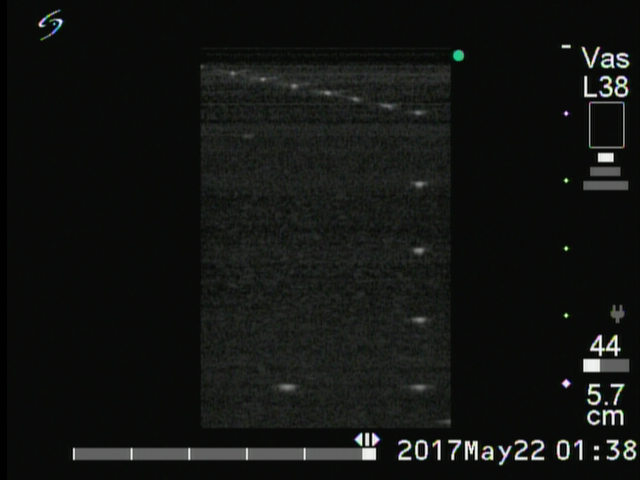
%> input picture hw2_speckle/img/57-low-res.bmp, 640 x 480 px
$ octave hw2_speckle.m   (GNU Octave 9; MATLAB toolbox functions it lacks are replaced by stand-ins)
%> lines starting %> are read from the running program, lines starting %| are printed output that depends on the picture
clear;

DR = 60;
ENUM = 4;
str_enum = ["57-high-pen", "57-high-res", "57-low-pen", "57-low-res", "71-high-pen", "71-high-res", "71-low-pen", "71-low-res"];

dim = [42 428 200 452]; %57, [y1 y2 x1 x2]
xywh_in = [105 100 30 30]; %57 in
xywh_out = [105 300 30 30]; %57 out

% dim = [45 430 227 425]; %71
% xywh_in = [105 100 30 30]; %71 in
% xywh_out = [105 300 30 30]; %71 out
xywh = [xywh_in;xywh_out];

path = strcat('img/', str_enum(ENUM));
tmp = strcat(path, '.bmp');
OriIm = imread(char(tmp));
%> OriIm is the input picture: size 480x640x3 uint8; mean R, G, B 18.6, 20.3, 18.3
GrayIm = double(OriIm);
GrayIm = GrayIm(dim(1):dim(2),dim(3):dim(4));
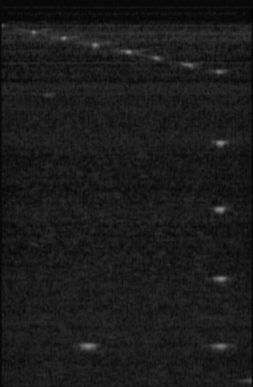
%> GrayIm: size 387x253 double; min 0, max 135, mean 26.4

dBIm = GrayIm - min(min(GrayIm));	% set min value to 0
dBIm = dBIm/max(max(dBIm));			% normalization, 0 - 1
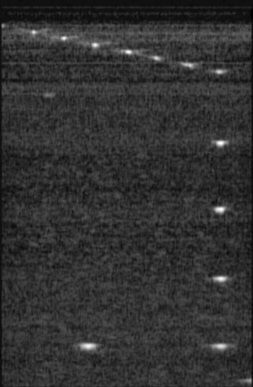
%> dBIm: size 387x253 double; min 0, max 1, mean 0.195
dBIm = dBIm*DR;							% to dB, 0 - DR

table = [];

%% hw2

for i=1:2
%> this loop made 2 passes; what is shown inside it comes from the first
    speIm = dBIm(xywh(i,2):xywh(i,2)+xywh(i,4), xywh(i,1):xywh(i,1)+xywh(i,3));
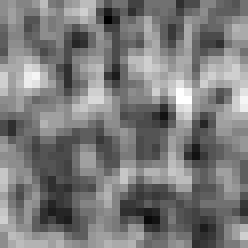
%> speIm: size 31x31 double (shown 8 times larger); min 6.22, max 18.22, mean 12.03; drawn with min black and max white
    % figure,imagesc(speIm), colormap(gray)
    speckleStd = std(speIm(:));
%> speckleStd = 2.06

    fig = figure();
    set (fig,'Visible','off');
    subplot(2,2,[1, 2]);
    image(dBIm)
    colormap(gray(DR));
    axis image;
    rectangle('Position' , [xywh(i,1), xywh(i,2), xywh(i,3), xywh(i,4)] , 'Edgecolor' , 'r') % [x y w h]
    colorbar;
    title('B-mode image, dynamic range = 50dB')
    ImPt = dBIm(xywh(i,2):xywh(i,2)+xywh(i,4), xywh(i,1):xywh(i,1)+xywh(i,3));
    ptLalProj = max(ImPt) - max(max(ImPt));
%> ptLalProj = 31 values, max 0 at index 23, min -4.44 at index 7, mean -2.47


    LinearIm_I = 10 .^ (speIm/10);
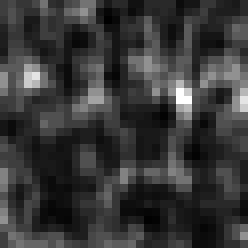
%> LinearIm_I: size 31x31 double (shown 8 times larger); min 4.19, max 66.41, mean 17.9; drawn with min black and max white
    LinearIm_E = 10 .^ (speIm/20);
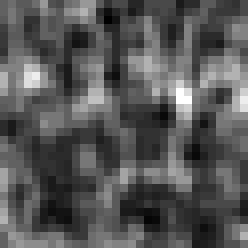
%> LinearIm_E: size 31x31 double (shown 8 times larger); min 2.05, max 8.15, mean 4.11; drawn with min black and max white

    LinearIm_I = LinearIm_I(:);
%> LinearIm_I = 961 values, max 66.41 at index 694, min 4.19 at index 406, mean 17.9
    LinearIm_E = LinearIm_E(:);
%> LinearIm_E = 961 values, max 8.15 at index 694, min 2.05 at index 406, mean 4.11

    subplot(2,2,3);
    hist(LinearIm_I);
    title('Speckle Intensity Distribution');xlabel('I');ylabel('P_I')

    subplot(2,2,4);
    hist(LinearIm_E);
    title('Speckle Amplitude Distribution');xlabel('E');ylabel('P_E')
%> after `ylabel('P_E')`:
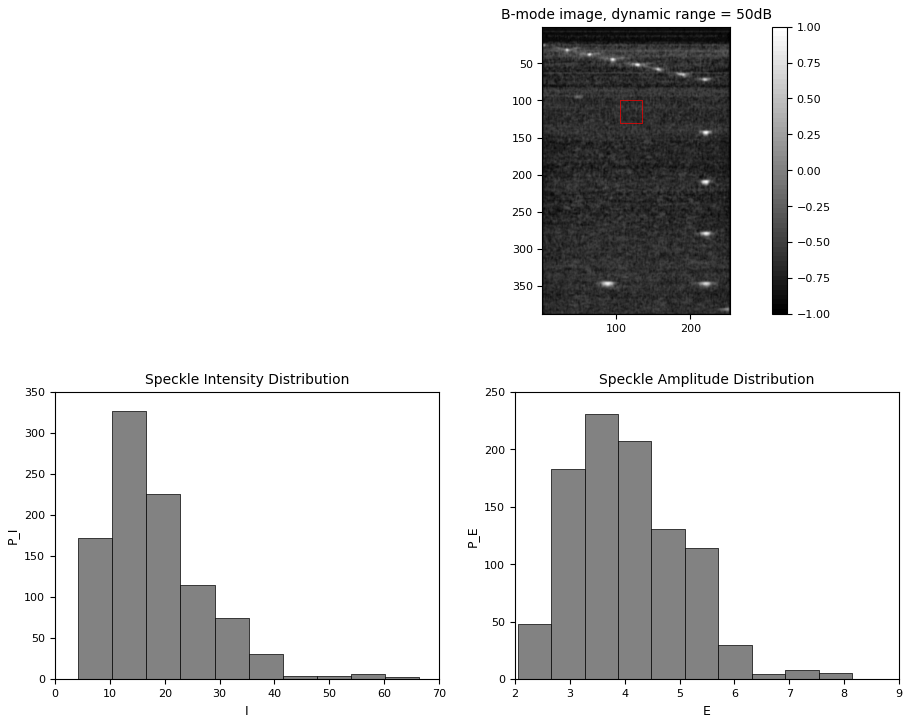
%> figure redrawn from the program's plot data, 3 panels
    io = strcat(int2str(i), '.jpg');
    filename = strcat(str_enum(ENUM), io);
    saveas(fig,char(filename));

    table = [table;speckleStd];
%> table = 2.06
end
%> (the run ends here)

$ run again, with hw2_speckle/img/71-high-pen.bmp copied over hw2_speckle/img/57-low-res.bmp
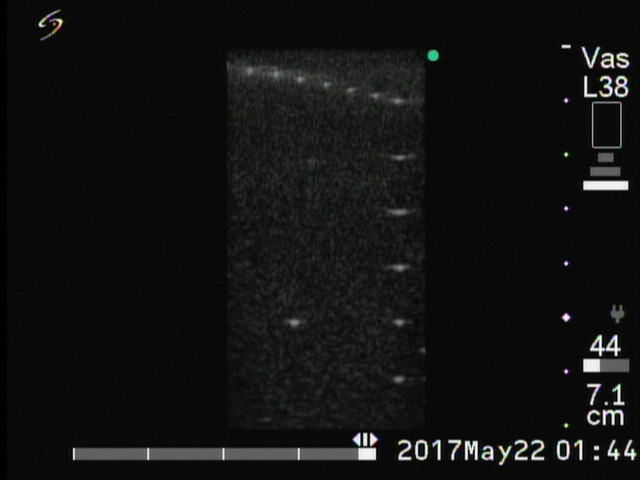
%> input picture hw2_speckle/img/71-high-pen.bmp, 640 x 480 px
%> OriIm is the input picture: size 480x640x3 uint8; mean R, G, B 17, 18.5, 16.7
%> speckleStd = 3.59
%> ptLalProj = 31 values, max 0 at index 8, min -14.89 at index 29, mean -8.92
%> `LinearIm_E = 10 .^ (speIm/20);`:
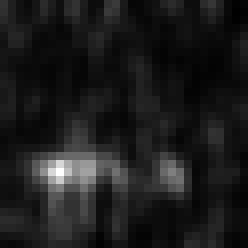
%> LinearIm_E: size 31x31 double (shown 8 times larger); min 1.86, max 25.03, mean 4.5; drawn with min black and max white
%> `LinearIm_I = LinearIm_I(:);`: LinearIm_I = 961 values, max 626.6 at index 239, min 3.48 at index 901, mean 26.9
%> `LinearIm_E = LinearIm_E(:);`: LinearIm_E = 961 values, max 25.03 at index 239, min 1.86 at index 901, mean 4.49
%> `ylabel('P_E')`:
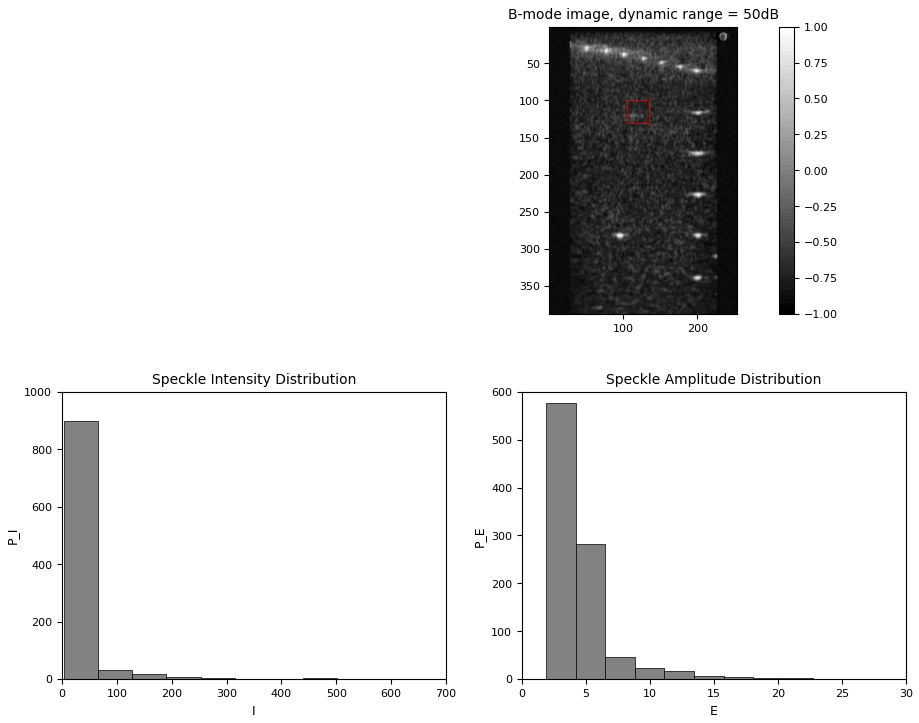
%> figure redrawn from the program's plot data, 3 panels
%> table = 3.59
